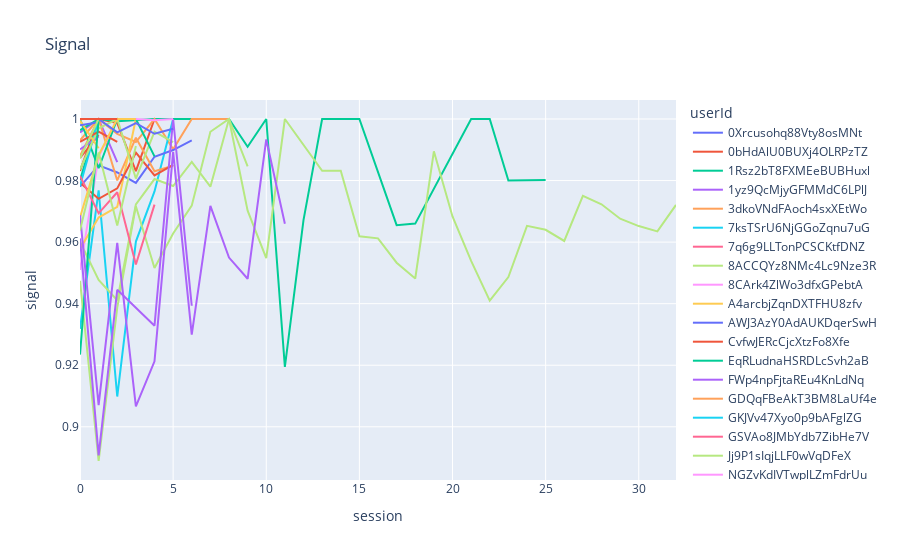

Notebook code for this chart:
### Code cell
import plotly.express as px
fig = px.line(df2, x="session", y="signal", color="userId", title="Signal")
fig.show()

### Figure 1 — Plotly figure (JSON) as saved in the notebook; plotly's stock layout.template omitted (floating-point values rounded to 4 significant figures)
{"data": [{"hovertemplate": "userId=0Xrcusohq88Vty8osMNt<br>session=%{x}<br>signal=%{y}<extra></extra>", "legendgroup": "0Xrcusohq88Vty8osMNt", "line": {"color": "#636efa", "dash": "solid"}, "mode": "lines", "name": "0Xrcusohq88Vty8osMNt", "showlegend": true, "type": "scatter", "x": [0], "xaxis": "x", "y": [0.9847], "yaxis": "y"}, {"hovertemplate": "userId=0bHdAlU0BUXj4OLRPzTZ<br>session=%{x}<br>signal=%{y}<extra></extra>", "legendgroup": "0bHdAlU0BUXj4OLRPzTZ", "line": {"color": "#EF553B", "dash": "solid"}, "mode": "lines", "name": "0bHdAlU0BUXj4OLRPzTZ", "showlegend": true, "type": "scatter", "x": [0, 1, 2, 3, 4], "xaxis": "x", "y": [0.9831, 1, 0.9987, 0.9831, 1], "yaxis": "y"}, {"hovertemplate": "userId=1Rsz2bT8FXMEeBUBHuxl<br>session=%{x}<br>signal=%{y}<extra></extra>", "legendgroup": "1Rsz2bT8FXMEeBUBHuxl", "line": {"color": "#00cc96", "dash": "solid"}, "mode": "lines", "name": "1Rsz2bT8FXMEeBUBHuxl", "showlegend": true, "type": "scatter", "x": [0, 1, 2, 3, 4, 5, 6, 7, 8, 9, 10, 11, 12, 13, 15, 17, 18, 21, 22, 23, 25], "xaxis": "x", "y": [0.9801, 1, 0.9993, 0.9997, 1, 1, 1, 1, 1, 0.991, 1, 0.9194, 0.9672, 1, 1, 0.9655, 0.966, 1, 1, 0.98, 0.9802], "yaxis": "y"}, {"hovertemplate": "userId=1yz9QcMjyGFMMdC6LPlJ<br>session=%{x}<br>signal=%{y}<extra></extra>", "legendgroup": "1yz9QcMjyGFMMdC6LPlJ", "line": {"color": "#ab63fa", "dash": "solid"}, "mode": "lines", "name": "1yz9QcMjyGFMMdC6LPlJ", "showlegend": true, "type": "scatter", "x": [0, 1, 2], "xaxis": "x", "y": [0.9956, 1, 0.986], "yaxis": "y"}, {"hovertemplate": "userId=3dkoVNdFAoch4sxXEtWo<br>session=%{x}<br>signal=%{y}<extra></extra>", "legendgroup": "3dkoVNdFAoch4sxXEtWo", "line": {"color": "#FFA15A", "dash": "solid"}, "mode": "lines", "name": "3dkoVNdFAoch4sxXEtWo", "showlegend": true, "type": "scatter", "x": [0, 1, 2, 3, 4, 5, 6, 7, 8], "xaxis": "x", "y": [0.9931, 1, 0.9952, 0.9925, 1, 0.9902, 1, 1, 1], "yaxis": "y"}, {"hovertemplate": "userId=7ksTSrU6NjGGoZqnu7uG<br>session=%{x}<br>signal=%{y}<extra></extra>", "legendgroup": "7ksTSrU6NjGGoZqnu7uG", "line": {"color": "#19d3f3", "dash": "solid"}, "mode": "lines", "name": "7ksTSrU6NjGGoZqnu7uG", "showlegend": true, "type": "scatter", "x": [0, 1, 2, 3, 4, 5], "xaxis": "x", "y": [0.9318, 0.9768, 0.9098, 0.9602, 0.9765, 1], "yaxis": "y"}, {"hovertemplate": "userId=7q6g9LLTonPCSCKtfDNZ<br>session=%{x}<br>signal=%{y}<extra></extra>", "legendgroup": "7q6g9LLTonPCSCKtfDNZ", "line": {"color": "#FF6692", "dash": "solid"}, "mode": "lines", "name": "7q6g9LLTonPCSCKtfDNZ", "showlegend": true, "type": "scatter", "x": [0], "xaxis": "x", "y": [1], "yaxis": "y"}, {"hovertemplate": "userId=8ACCQYz8NMc4Lc9Nze3R<br>session=%{x}<br>signal=%{y}<extra></extra>", "legendgroup": "8ACCQYz8NMc4Lc9Nze3R", "line": {"color": "#B6E880", "dash": "solid"}, "mode": "lines", "name": "8ACCQYz8NMc4Lc9Nze3R", "showlegend": true, "type": "scatter", "x": [0, 1, 2, 3, 4, 5, 6, 7, 8, 9, 10, 11, 13, 14, 15, 16, 17, 18, 19, 20, 21, 22, 23, 24, 25, 26, 27, 28, 29, 30, 31, 32], "xaxis": "x", "y": [0.9474, 0.8889, 0.9387, 0.9717, 0.9516, 0.9628, 0.9719, 0.9959, 1, 0.9702, 0.9548, 1, 0.9832, 0.9832, 0.9619, 0.9612, 0.9533, 0.9482, 0.9895, 0.9683, 0.9539, 0.941, 0.9487, 0.9653, 0.964, 0.9604, 0.975, 0.9723, 0.9676, 0.9652, 0.9635, 0.9721], "yaxis": "y"}, {"hovertemplate": "userId=8CArk4ZlWo3dfxGPebtA<br>session=%{x}<br>signal=%{y}<extra></extra>", "legendgroup": "8CArk4ZlWo3dfxGPebtA", "line": {"color": "#FF97FF", "dash": "solid"}, "mode": "lines", "name": "8CArk4ZlWo3dfxGPebtA", "showlegend": true, "type": "scatter", "x": [0], "xaxis": "x", "y": [0.9916], "yaxis": "y"}, {"hovertemplate": "userId=A4arcbjZqnDXTFHU8zfv<br>session=%{x}<br>signal=%{y}<extra></extra>", "legendgroup": "A4arcbjZqnDXTFHU8zfv", "line": {"color": "#FECB52", "dash": "solid"}, "mode": "lines", "name": "A4arcbjZqnDXTFHU8zfv", "showlegend": true, "type": "scatter", "x": [0], "xaxis": "x", "y": [0.9966], "yaxis": "y"}, {"hovertemplate": "userId=AWJ3AzY0AdAUKDqerSwH<br>session=%{x}<br>signal=%{y}<extra></extra>", "legendgroup": "AWJ3AzY0AdAUKDqerSwH", "line": {"color": "#636efa", "dash": "solid"}, "mode": "lines", "name": "AWJ3AzY0AdAUKDqerSwH", "showlegend": true, "type": "scatter", "x": [0, 1, 2, 3, 4, 5, 6], "xaxis": "x", "y": [0.978, 0.9849, 0.9826, 0.9793, 0.9877, 0.9899, 0.993], "yaxis": "y"}, {"hovertemplate": "userId=CvfwJERcCjcXtzFo8Xfe<br>session=%{x}<br>signal=%{y}<extra></extra>", "legendgroup": "CvfwJERcCjcXtzFo8Xfe", "line": {"color": "#EF553B", "dash": "solid"}, "mode": "lines", "name": "CvfwJERcCjcXtzFo8Xfe", "showlegend": true, "type": "scatter", "x": [0, 1], "xaxis": "x", "y": [0.9873, 0.9948], "yaxis": "y"}, {"hovertemplate": "userId=EqRLudnaHSRDLcSvh2aB<br>session=%{x}<br>signal=%{y}<extra></extra>", "legendgroup": "EqRLudnaHSRDLcSvh2aB", "line": {"color": "#00cc96", "dash": "solid"}, "mode": "lines", "name": "EqRLudnaHSRDLcSvh2aB", "showlegend": true, "type": "scatter", "x": [0, 1], "xaxis": "x", "y": [0.9964, 1], "yaxis": "y"}, {"hovertemplate": "userId=FWp4npFjtaREu4KnLdNq<br>session=%{x}<br>signal=%{y}<extra></extra>", "legendgroup": "FWp4npFjtaREu4KnLdNq", "line": {"color": "#ab63fa", "dash": "solid"}, "mode": "lines", "name": "FWp4npFjtaREu4KnLdNq", "showlegend": true, "type": "scatter", "x": [0], "xaxis": "x", "y": [1], "yaxis": "y"}, {"hovertemplate": "userId=GDQqFBeAkT3BM8LaUf4e<br>session=%{x}<br>signal=%{y}<extra></extra>", "legendgroup": "GDQqFBeAkT3BM8LaUf4e", "line": {"color": "#FFA15A", "dash": "solid"}, "mode": "lines", "name": "GDQqFBeAkT3BM8LaUf4e", "showlegend": true, "type": "scatter", "x": [0, 1, 2, 3, 4, 5], "xaxis": "x", "y": [0.988, 1, 0.98, 0.9939, 0.983, 0.9848], "yaxis": "y"}, {"hovertemplate": "userId=GKJVv47Xyo0p9bAFglZG<br>session=%{x}<br>signal=%{y}<extra></extra>", "legendgroup": "GKJVv47Xyo0p9bAFglZG", "line": {"color": "#19d3f3", "dash": "solid"}, "mode": "lines", "name": "GKJVv47Xyo0p9bAFglZG", "showlegend": true, "type": "scatter", "x": [0], "xaxis": "x", "y": [1], "yaxis": "y"}, {"hovertemplate": "userId=GSVAo8JMbYdb7ZibHe7V<br>session=%{x}<br>signal=%{y}<extra></extra>", "legendgroup": "GSVAo8JMbYdb7ZibHe7V", "line": {"color": "#FF6692", "dash": "solid"}, "mode": "lines", "name": "GSVAo8JMbYdb7ZibHe7V", "showlegend": true, "type": "scatter", "x": [0], "xaxis": "x", "y": [0.9649], "yaxis": "y"}, {"hovertemplate": "userId=Jj9P1sIqjLLF0wVqDFeX<br>session=%{x}<br>signal=%{y}<extra></extra>", "legendgroup": "Jj9P1sIqjLLF0wVqDFeX", "line": {"color": "#B6E880", "dash": "solid"}, "mode": "lines", "name": "Jj9P1sIqjLLF0wVqDFeX", "showlegend": true, "type": "scatter", "x": [0, 1, 2, 3, 4, 5, 6, 7, 8, 9], "xaxis": "x", "y": [0.9601, 0.9477, 0.9411, 0.9722, 0.9805, 0.9782, 0.9861, 0.978, 1, 0.9846], "yaxis": "y"}, {"hovertemplate": "userId=NGZvKdIVTwplLZmFdrUu<br>session=%{x}<br>signal=%{y}<extra></extra>", "legendgroup": "NGZvKdIVTwplLZmFdrUu", "line": {"color": "#FF97FF", "dash": "solid"}, "mode": "lines", "name": "NGZvKdIVTwplLZmFdrUu", "showlegend": true, "type": "scatter", "x": [0, 1, 2], "xaxis": "x", "y": [0.951, 0.9877, 1], "yaxis": "y"}, {"hovertemplate": "userId=NdlYszQsqy4y8pKYKj8N<br>session=%{x}<br>signal=%{y}<extra></extra>", "legendgroup": "NdlYszQsqy4y8pKYKj8N", "line": {"color": "#FECB52", "dash": "solid"}, "mode": "lines", "name": "NdlYszQsqy4y8pKYKj8N", "showlegend": true, "type": "scatter", "x": [0, 1, 2, 3], "xaxis": "x", "y": [0.9579, 0.968, 0.9714, 1], "yaxis": "y"}, {"hovertemplate": "userId=OBnEu637ICb2nQUwn2J4<br>session=%{x}<br>signal=%{y}<extra></extra>", "legendgroup": "OBnEu637ICb2nQUwn2J4", "line": {"color": "#636efa", "dash": "solid"}, "mode": "lines", "name": "OBnEu637ICb2nQUwn2J4", "showlegend": true, "type": "scatter", "x": [0], "xaxis": "x", "y": [0.9821], "yaxis": "y"}, {"hovertemplate": "userId=OQJ8K3jcLOM3eYaImkyN<br>session=%{x}<br>signal=%{y}<extra></extra>", "legendgroup": "OQJ8K3jcLOM3eYaImkyN", "line": {"color": "#EF553B", "dash": "solid"}, "mode": "lines", "name": "OQJ8K3jcLOM3eYaImkyN", "showlegend": true, "type": "scatter", "x": [0, 1, 2, 3, 4, 5], "xaxis": "x", "y": [0.9793, 0.9741, 0.9775, 0.9891, 0.9817, 0.9851], "yaxis": "y"}, {"hovertemplate": "userId=Qlx6BhWaluZqolMaJ0JU<br>session=%{x}<br>signal=%{y}<extra></extra>", "legendgroup": "Qlx6BhWaluZqolMaJ0JU", "line": {"color": "#00cc96", "dash": "solid"}, "mode": "lines", "name": "Qlx6BhWaluZqolMaJ0JU", "showlegend": true, "type": "scatter", "x": [0, 1, 2], "xaxis": "x", "y": [1, 0.984, 1], "yaxis": "y"}, {"hovertemplate": "userId=SutG8ZQfC0HYGsbcZahj<br>session=%{x}<br>signal=%{y}<extra></extra>", "legendgroup": "SutG8ZQfC0HYGsbcZahj", "line": {"color": "#ab63fa", "dash": "solid"}, "mode": "lines", "name": "SutG8ZQfC0HYGsbcZahj", "showlegend": true, "type": "scatter", "x": [0, 1], "xaxis": "x", "y": [0.9901, 0.9943], "yaxis": "y"}, {"hovertemplate": "userId=TCD3XQ9phdSnlOCsK5d8<br>session=%{x}<br>signal=%{y}<extra></extra>", "legendgroup": "TCD3XQ9phdSnlOCsK5d8", "line": {"color": "#FFA15A", "dash": "solid"}, "mode": "lines", "name": "TCD3XQ9phdSnlOCsK5d8", "showlegend": true, "type": "scatter", "x": [0], "xaxis": "x", "y": [1], "yaxis": "y"}, {"hovertemplate": "userId=UpifsWKmy7kckaKo5VrG<br>session=%{x}<br>signal=%{y}<extra></extra>", "legendgroup": "UpifsWKmy7kckaKo5VrG", "line": {"color": "#19d3f3", "dash": "solid"}, "mode": "lines", "name": "UpifsWKmy7kckaKo5VrG", "showlegend": true, "type": "scatter", "x": [0, 1], "xaxis": "x", "y": [0.9783, 1], "yaxis": "y"}, {"hovertemplate": "userId=VZoFz6dINEkriPVrpCyH<br>session=%{x}<br>signal=%{y}<extra></extra>", "legendgroup": "VZoFz6dINEkriPVrpCyH", "line": {"color": "#FF6692", "dash": "solid"}, "mode": "lines", "name": "VZoFz6dINEkriPVrpCyH", "showlegend": true, "type": "scatter", "x": [0], "xaxis": "x", "y": [0.9949], "yaxis": "y"}, {"hovertemplate": "userId=VbFRYXiXVyBLWzGDlqqm<br>session=%{x}<br>signal=%{y}<extra></extra>", "legendgroup": "VbFRYXiXVyBLWzGDlqqm", "line": {"color": "#B6E880", "dash": "solid"}, "mode": "lines", "name": "VbFRYXiXVyBLWzGDlqqm", "showlegend": true, "type": "scatter", "x": [0, 1, 2, 3, 4, 5], "xaxis": "x", "y": [0.9836, 0.997, 1, 0.9806, 0.9959, 0.9925], "yaxis": "y"}, {"hovertemplate": "userId=WrYdwVUTTEN6aUFhH256<br>session=%{x}<br>signal=%{y}<extra></extra>", "legendgroup": "WrYdwVUTTEN6aUFhH256", "line": {"color": "#FF97FF", "dash": "solid"}, "mode": "lines", "name": "WrYdwVUTTEN6aUFhH256", "showlegend": true, "type": "scatter", "x": [0], "xaxis": "x", "y": [1], "yaxis": "y"}, {"hovertemplate": "userId=Y29JrA6ygETo9ZXoTXCq<br>session=%{x}<br>signal=%{y}<extra></extra>", "legendgroup": "Y29JrA6ygETo9ZXoTXCq", "line": {"color": "#FECB52", "dash": "solid"}, "mode": "lines", "name": "Y29JrA6ygETo9ZXoTXCq", "showlegend": true, "type": "scatter", "x": [0, 1], "xaxis": "x", "y": [0.9995, 0.9905], "yaxis": "y"}, {"hovertemplate": "userId=YnCBKw1ZLXEgJ4iU2hK0<br>session=%{x}<br>signal=%{y}<extra></extra>", "legendgroup": "YnCBKw1ZLXEgJ4iU2hK0", "line": {"color": "#636efa", "dash": "solid"}, "mode": "lines", "name": "YnCBKw1ZLXEgJ4iU2hK0", "showlegend": true, "type": "scatter", "x": [0, 1], "xaxis": "x", "y": [0.998, 0.999], "yaxis": "y"}, {"hovertemplate": "userId=Z1ucFe3o07yqe0ElKznC<br>session=%{x}<br>signal=%{y}<extra></extra>", "legendgroup": "Z1ucFe3o07yqe0ElKznC", "line": {"color": "#EF553B", "dash": "solid"}, "mode": "lines", "name": "Z1ucFe3o07yqe0ElKznC", "showlegend": true, "type": "scatter", "x": [0, 1, 2], "xaxis": "x", "y": [0.9926, 0.9959, 0.9926], "yaxis": "y"}, {"hovertemplate": "userId=ZYTj0ZyUTpLsaxb0zoSB<br>session=%{x}<br>signal=%{y}<extra></extra>", "legendgroup": "ZYTj0ZyUTpLsaxb0zoSB", "line": {"color": "#00cc96", "dash": "solid"}, "mode": "lines", "name": "ZYTj0ZyUTpLsaxb0zoSB", "showlegend": true, "type": "scatter", "x": [0, 1, 2, 3, 4], "xaxis": "x", "y": [0.9235, 1, 1, 1, 0.9879], "yaxis": "y"}, {"hovertemplate": "userId=bmKnPQcO48sDdLAKy5Lu<br>session=%{x}<br>signal=%{y}<extra></extra>", "legendgroup": "bmKnPQcO48sDdLAKy5Lu", "line": {"color": "#ab63fa", "dash": "solid"}, "mode": "lines", "name": "bmKnPQcO48sDdLAKy5Lu", "showlegend": true, "type": "scatter", "x": [0, 1, 2, 3, 4, 5, 6], "xaxis": "x", "y": [0.9612, 0.8907, 0.9445, 0.9385, 0.9328, 1, 0.9393], "yaxis": "y"}, {"hovertemplate": "userId=d1z1lYLUDRTJ99o9VefJ<br>session=%{x}<br>signal=%{y}<extra></extra>", "legendgroup": "d1z1lYLUDRTJ99o9VefJ", "line": {"color": "#FFA15A", "dash": "solid"}, "mode": "lines", "name": "d1z1lYLUDRTJ99o9VefJ", "showlegend": true, "type": "scatter", "x": [0], "xaxis": "x", "y": [1], "yaxis": "y"}, {"hovertemplate": "userId=diFizsCHQ3um6xH7rWwb<br>session=%{x}<br>signal=%{y}<extra></extra>", "legendgroup": "diFizsCHQ3um6xH7rWwb", "line": {"color": "#19d3f3", "dash": "solid"}, "mode": "lines", "name": "diFizsCHQ3um6xH7rWwb", "showlegend": true, "type": "scatter", "x": [0], "xaxis": "x", "y": [1], "yaxis": "y"}, {"hovertemplate": "userId=dlA8HbNeY2c4dyNnK5VL<br>session=%{x}<br>signal=%{y}<extra></extra>", "legendgroup": "dlA8HbNeY2c4dyNnK5VL", "line": {"color": "#FF6692", "dash": "solid"}, "mode": "lines", "name": "dlA8HbNeY2c4dyNnK5VL", "showlegend": true, "type": "scatter", "x": [0, 1, 2, 3, 4], "xaxis": "x", "y": [0.9815, 0.9694, 0.9762, 0.9527, 0.9722], "yaxis": "y"}, {"hovertemplate": "userId=ePzlHVYs4aBaU1e3eqEr<br>session=%{x}<br>signal=%{y}<extra></extra>", "legendgroup": "ePzlHVYs4aBaU1e3eqEr", "line": {"color": "#B6E880", "dash": "solid"}, "mode": "lines", "name": "ePzlHVYs4aBaU1e3eqEr", "showlegend": true, "type": "scatter", "x": [0, 1, 2], "xaxis": "x", "y": [0.9872, 1, 1], "yaxis": "y"}, {"hovertemplate": "userId=g11JTV6am9fleET7bIid<br>session=%{x}<br>signal=%{y}<extra></extra>", "legendgroup": "g11JTV6am9fleET7bIid", "line": {"color": "#FF97FF", "dash": "solid"}, "mode": "lines", "name": "g11JTV6am9fleET7bIid", "showlegend": true, "type": "scatter", "x": [0, 1, 2, 3, 4, 5], "xaxis": "x", "y": [1, 1, 1, 1, 0.9996, 1], "yaxis": "y"}, {"hovertemplate": "userId=jum2juGs6bL7zqv8vAjQ<br>session=%{x}<br>signal=%{y}<extra></extra>", "legendgroup": "jum2juGs6bL7zqv8vAjQ", "line": {"color": "#FECB52", "dash": "solid"}, "mode": "lines", "name": "jum2juGs6bL7zqv8vAjQ", "showlegend": true, "type": "scatter", "x": [0, 1, 2, 3], "xaxis": "x", "y": [0.968, 0.9882, 1, 1], "yaxis": "y"}, {"hovertemplate": "userId=mzQZO80m21TM0C7gRcqb<br>session=%{x}<br>signal=%{y}<extra></extra>", "legendgroup": "mzQZO80m21TM0C7gRcqb", "line": {"color": "#636efa", "dash": "solid"}, "mode": "lines", "name": "mzQZO80m21TM0C7gRcqb", "showlegend": true, "type": "scatter", "x": [0, 1, 2, 3, 4, 5], "xaxis": "x", "y": [1, 1, 0.9957, 0.9986, 0.9952, 0.9968], "yaxis": "y"}, {"hovertemplate": "userId=oOJoeHLCoQcEXuCSL1aV<br>session=%{x}<br>signal=%{y}<extra></extra>", "legendgroup": "oOJoeHLCoQcEXuCSL1aV", "line": {"color": "#EF553B", "dash": "solid"}, "mode": "lines", "name": "oOJoeHLCoQcEXuCSL1aV", "showlegend": true, "type": "scatter", "x": [0, 1, 2], "xaxis": "x", "y": [1, 1, 1], "yaxis": "y"}, {"hovertemplate": "userId=pvdmoG5grlq95LLXcGaz<br>session=%{x}<br>signal=%{y}<extra></extra>", "legendgroup": "pvdmoG5grlq95LLXcGaz", "line": {"color": "#00cc96", "dash": "solid"}, "mode": "lines", "name": "pvdmoG5grlq95LLXcGaz", "showlegend": true, "type": "scatter", "x": [0], "xaxis": "x", "y": [1], "yaxis": "y"}, {"hovertemplate": "userId=qtW5EhH8cUORCIwwOSiX<br>session=%{x}<br>signal=%{y}<extra></extra>", "legendgroup": "qtW5EhH8cUORCIwwOSiX", "line": {"color": "#ab63fa", "dash": "solid"}, "mode": "lines", "name": "qtW5EhH8cUORCIwwOSiX", "showlegend": true, "type": "scatter", "x": [0, 1, 2, 3, 4, 5, 6, 7, 8, 9, 10, 11], "xaxis": "x", "y": [0.9688, 0.9071, 0.9597, 0.9066, 0.9213, 0.9893, 0.9299, 0.9717, 0.955, 0.9481, 0.9933, 0.966], "yaxis": "y"}, {"hovertemplate": "userId=sWdHOkCvabmBFdijPiBf<br>session=%{x}<br>signal=%{y}<extra></extra>", "legendgroup": "sWdHOkCvabmBFdijPiBf", "line": {"color": "#FFA15A", "dash": "solid"}, "mode": "lines", "name": "sWdHOkCvabmBFdijPiBf", "showlegend": true, "type": "scatter", "x": [0], "xaxis": "x", "y": [0.9705], "yaxis": "y"}, {"hovertemplate": "userId=u9C0uSg83VGUJdRLKwM6<br>session=%{x}<br>signal=%{y}<extra></extra>", "legendgroup": "u9C0uSg83VGUJdRLKwM6", "line": {"color": "#19d3f3", "dash": "solid"}, "mode": "lines", "name": "u9C0uSg83VGUJdRLKwM6", "showlegend": true, "type": "scatter", "x": [0], "xaxis": "x", "y": [1], "yaxis": "y"}, {"hovertemplate": "userId=vziGmu3KIAgMrMDHEPEZ<br>session=%{x}<br>signal=%{y}<extra></extra>", "legendgroup": "vziGmu3KIAgMrMDHEPEZ", "line": {"color": "#FF6692", "dash": "solid"}, "mode": "lines", "name": "vziGmu3KIAgMrMDHEPEZ", "showlegend": true, "type": "scatter", "x": [0], "xaxis": "x", "y": [0.9806], "yaxis": "y"}, {"hovertemplate": "userId=xP0QeRM7qCAi1bOSAt1o<br>session=%{x}<br>signal=%{y}<extra></extra>", "legendgroup": "xP0QeRM7qCAi1bOSAt1o", "line": {"color": "#B6E880", "dash": "solid"}, "mode": "lines", "name": "xP0QeRM7qCAi1bOSAt1o", "showlegend": true, "type": "scatter", "x": [0, 1, 2, 3], "xaxis": "x", "y": [0.9638, 0.9891, 0.9654, 0.9912], "yaxis": "y"}, {"hovertemplate": "userId=zdWiLjoIxRDrtMRNjOlk<br>session=%{x}<br>signal=%{y}<extra></extra>", "legendgroup": "zdWiLjoIxRDrtMRNjOlk", "line": {"color": "#FF97FF", "dash": "solid"}, "mode": "lines", "name": "zdWiLjoIxRDrtMRNjOlk", "showlegend": true, "type": "scatter", "x": [0], "xaxis": "x", "y": [0.9978], "yaxis": "y"}], "layout": {"legend": {"title": {"text": "userId"}, "tracegroupgap": 0}, "title": {"text": "Signal"}, "xaxis": {"anchor": "y", "domain": [0, 1], "title": {"text": "session"}}, "yaxis": {"anchor": "x", "domain": [0, 1], "title": {"text": "signal"}}}}
